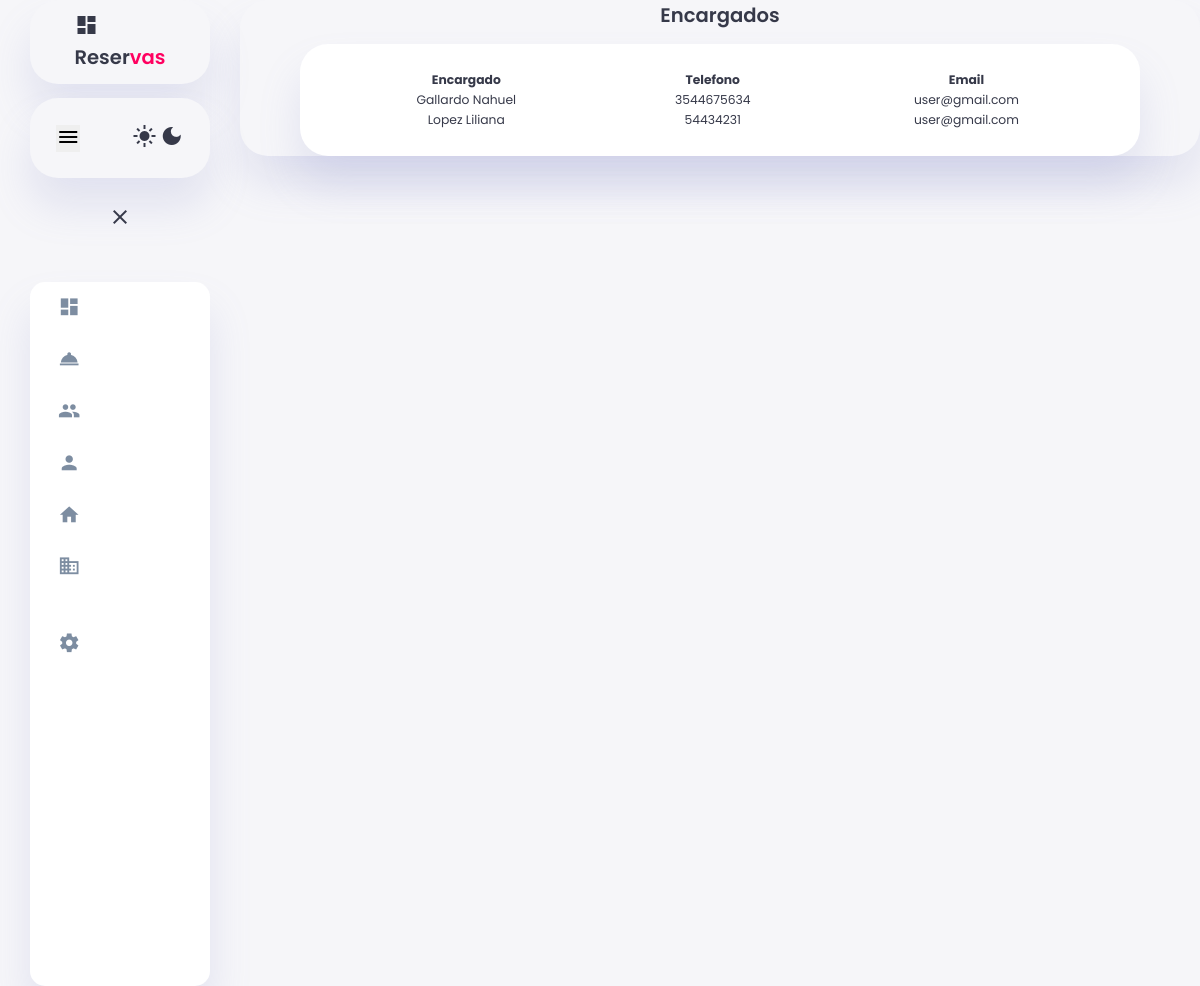
Screenshot of /encargados/ with the database file from the repository.
### reservas/models.py (models this page shows, shortened)
class Encargado(models.Model):
    apellido_nombre = models.CharField(max_length=100)
    telefono = models.CharField(max_length=30)
    email = models.CharField(max_length=50, default="user@gmail.com")

### reservas/views.py (the view)
# urls.py: path('encargados/', views.tabla_encargados, name='tabla_encargados'),
def tabla_encargados(request):
    encargados = Encargado.objects.all()
    context = {'encargados': encargados}
    return render(request, 'encargados.html', context)

### reservas/templates/encargados.html
{% include 'navbar.html' %}
{% load static %}
{% block content %}
<div class="content-conteiner">
<table class="table">
<h2>Encargados</h2>
    <thead>
        <tr>
            <th>Encargado</th>
            <th>Telefono</th>
            <th>Email</th>
        </tr>
    </thead>
    <tbody>
        {% for encargado in encargados %}
        <tr class="filas">
            <td><a href="{% url 'detalle_encargado' encargado.id %}">{{ encargado.apellido_nombre }}</a></td>
            <td>{{ encargado.telefono }}</td>
            <td>{{ encargado.email}}</td>
        {% endfor %}
    </tbody>
</table>
</div>
{% endblock %}

### reservas/static/css/styles3.css (style rules this page uses)
:root { --color-primary: #6C9BCF; --color-danger: #FF0060; --color-success: #1B9C85; --color-warning: #F7D060; --color-white: #fff; --color-info-dark: #7d8da1; --color-dark: #363949; --color-light: rgba(132, 139, 200, 0.18); --color-dark-variant: #677483; --color-background: #f6f6f9; --card-border-radius: 2rem; --border-radius-1: 0.4rem; --border-radius-2: 1.2rem; --card-padding: 1.8rem; --padding-1: 1.2rem; --box-shadow: 0 2rem 3rem var(--color-light); }
* { margin: 0; padding: 0; outline: 0; appearance: 0; border: 0; text-decoration: none; box-sizing: border-box; }
html { font-size: 14px; }
body { width: 100vw; height: 100vh; font-family: 'Poppins', sans-serif; font-size: 0.88rem; user-select: none; overflow-x: hidden; color: var(--color-dark); background-color: var(--color-background); }
a { color: var(--color-dark); }
h2 { font-weight: 600; font-size: 1.4rem; }

### reservas/static/css/tables.css (style rules this page uses)
.table { margin: auto; width: 70vw; text-align: center; background-color: var(--color-white); padding: var(--card-padding); border-radius: var(--card-border-radius); margin-top: 1rem; box-shadow: var(--box-shadow); justify-content: space-around; gap: 1.4rem; transition: all 0.3s ease; }
.filas { border-radius: var(--card-border-radius); }
.detalle p,h1,h2 { margin: auto; }
.content-conteiner { display: flex; flex-direction: column; box-shadow: var(--box-shadow); border-radius: var(--card-border-radius); }

### rows the page displays
Encargado: apellido_nombre "Gallardo Nahuel", telefono "3544675634", email "user@gmail.com"
Encargado: apellido_nombre "Lopez Liliana", telefono "54434231", email "user@gmail.com"
